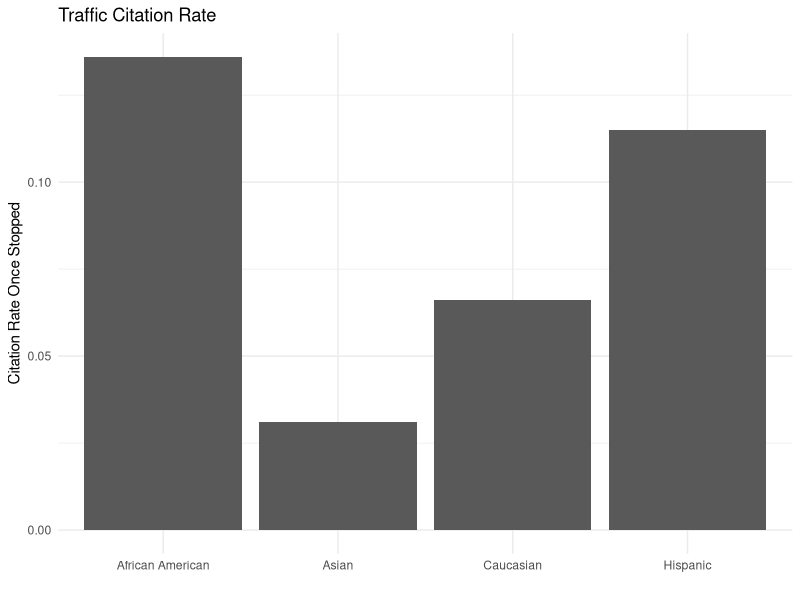
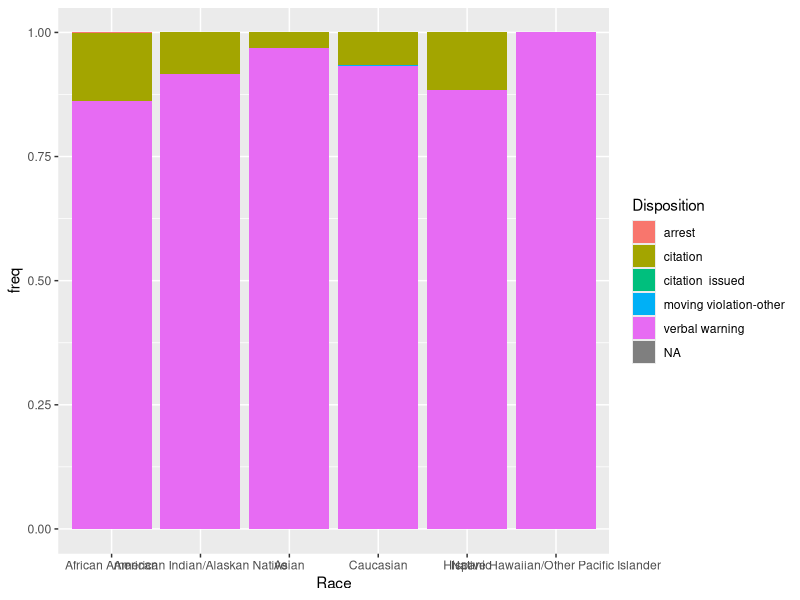
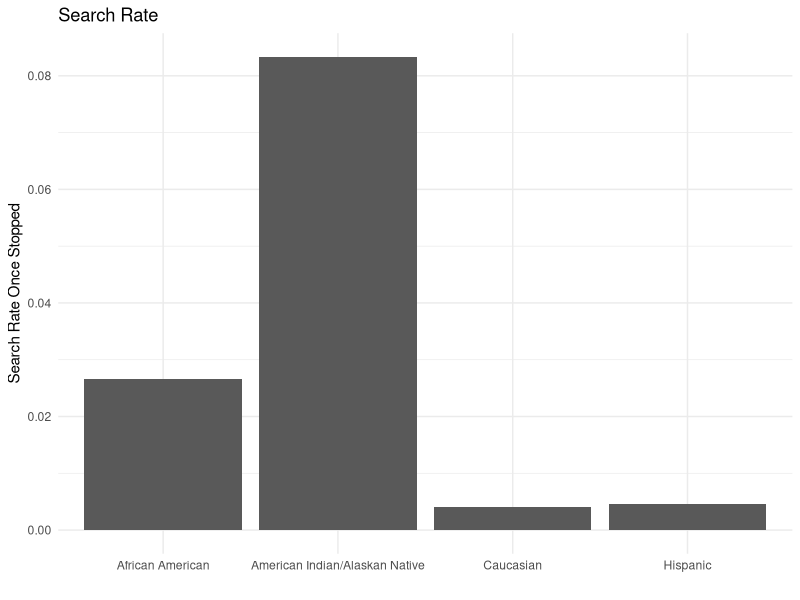

Write R code to recreate these figures, in order.
## ---- chunk 1
library(tidyverse)
traffic_data <- read_csv('data_traffic.csv')
## ---- chunk 2
grouped_data <- traffic_data %>%
  group_by(Race, Gender)
## ---- chunk 3
traffic_data %>% 
  group_by(Race) %>% 
  summarize(n = n())
## ---- chunk 4
traffic_stop_freq_bad <- traffic_data %>%
  group_by(Race) %>% 
  summarize(n = n(),
            freq = n / sum(n)) 

traffic_stop_freq_bad
## ---- chunk 5
citation_strings <- c("citation issued", "citations issued",
                      "citation issued" )

arrest_strings <- c("citation issued, arrested on active warrant",
                    "citation issued; arrested on warrant",
                    "arrested by cpd", "arrested on warrant",
                    "arrested","arrest")

disposition_by_race <- traffic_data %>%
  mutate(Disposition = str_to_lower(Disposition),
         Disposition = case_when(Disposition %in% citation_strings ~ "citation",
                                 Disposition %in% arrest_strings ~ "arrest",
                                 TRUE ~ Disposition)) %>%
  count(Race, Disposition) %>% group_by(Race) %>%
  mutate(freq = round(n / sum(n), 3))

disposition_by_race %>%
  filter(n > 5, Disposition == "citation") %>%
  ggplot(aes(y = freq, x = Race)) + geom_col() +
  labs(y = "Citation Rate Once Stopped", x = "", title = "Traffic Citation Rate") +
  theme_minimal()
## ---- chunk 6
 disposition_by_race %>%
  ggplot(aes(y = freq, x = Race, fill = Disposition)) + 
  geom_col()
## ---- chunk 7
search <- traffic_data %>%
  mutate(Search = str_to_lower(Search),
         Search = ifelse(is.na(Search) | Search == "N/A","No" , Search)) %>%
  count(Race, Search) %>% group_by(Race) %>% 
  mutate(freq = n / sum(n))

search %>%
  filter(Search == "yes", n > 0) %>%
  ggplot(aes(y = freq, x = Race)) + geom_col() +
  labs(y = "Search Rate Once Stopped", x = "", title = "Search Rate") + 
  theme_minimal()
